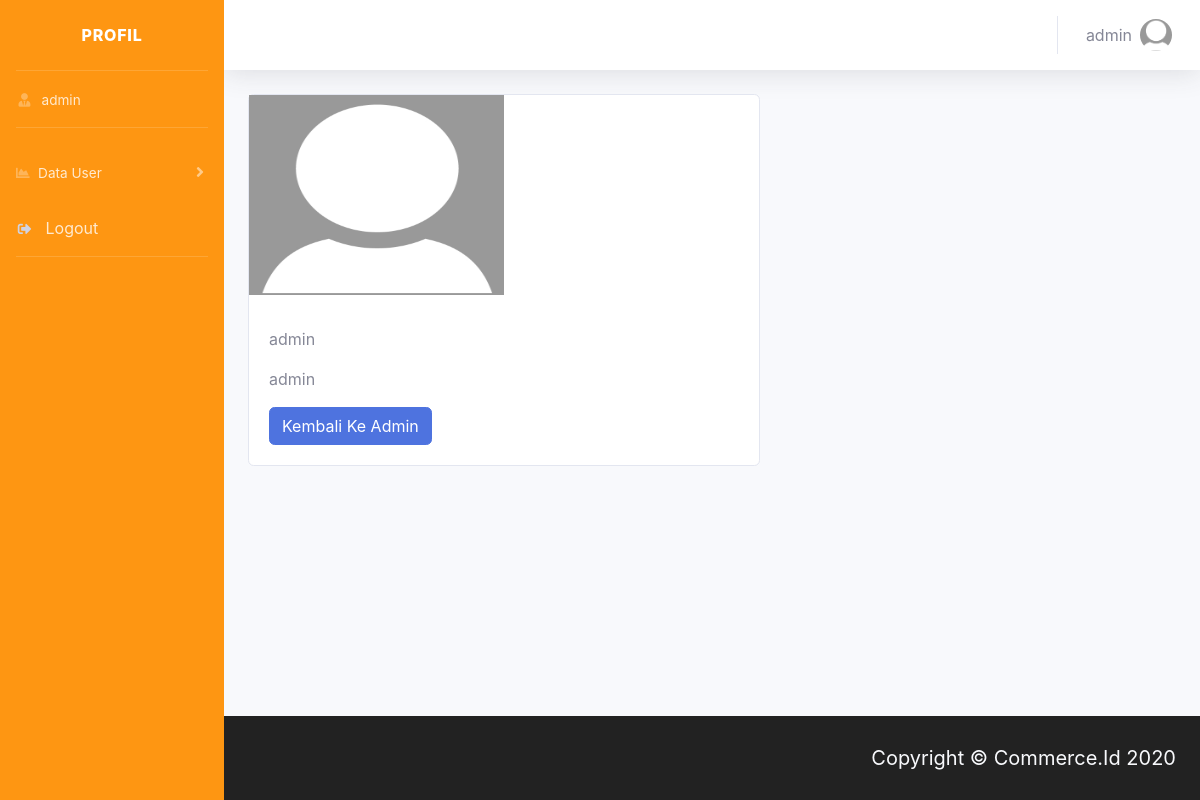
Page /php/template/profile.php (signed in) on the committed database.
### tables this page shows
CREATE TABLE `user` (
  `id` int(11) NOT NULL,
  `nama` varchar(225) NOT NULL,
  `email` varchar(225) NOT NULL,
  `password` varchar(225) NOT NULL,
  `image` varchar(225) NOT NULL,
  `role_id` int(11) NOT NULL,
  `address` text NOT NULL
);

### php/template/user.php (called while the page is built)
<?php
   include "../logic/logickoneksi.php";
   $email = $_SESSION['login'];
   $user = mysqli_query($conn,"SELECT * FROM user WHERE email = '$email'");
   $datauser = mysqli_fetch_assoc($user);
?>

### php/template/profile.php (the view, shortened to what this page needs)
<?php
    include "../template/templateheaderprofile.php";
    include "../template/templatesidebarprofile.php";
?>
    <div id="content-wrapper" class="d-flex flex-column">
      <?php
        include "../template/navbar.php";
      ?>
        <div class="container-fluid">
          <div class="card d-flex" style="width:512px;">
            <div class="card-title">
              <img src="../../img/profile/<?= $datauser['image'];?>" class="img-rounded-circle" style="width:50%;height:200px;">
            </div>
            <div class="card-body">
              <p><?= $datauser['nama']?></p>
              <p><?= $datauser['address']?></p>
              <?php if($datauser['role_id'] == 1) : ?>
                <a class="btn btn-primary" href="../admin/admin.php">Kembali Ke Admin</a>
              <?php endif; ?>
            </div>
          </div>
        </div>
        <div id="content"></div>
      <?php
      include "../template/footer.php";
      ?>
<?php
    include "../template/templatefooter.php";
?>

### php/template/templatesidebarprofile.php (shortened to what this page needs)
<?php
include "../template/user.php";
?>
<ul class="navbar-nav sidebar sidebar-dark accordion" id="accordionSidebar" style="background:#fe9612;">
<a class="sidebar-brand d-flex align-items-center justify-content-center" href="index.html">
    <div class="sidebar-brand-text mx-3">Profil</div>
</a>
<hr class="sidebar-divider my-0">
<li class="nav-item">
    <a class="nav-link" href="../template/profile.php">
    <i class="fas fa-fw fa-user-tie"></i>
    <span><?= $datauser['nama'];?></span></a>
</li>
<hr class="sidebar-divider">
<li class="nav-item">
    <a class="nav-link collapsed" href="#" data-toggle="collapse" data-target="#collapseUtilities" aria-expanded="true" aria-controls="collapseUtilities">
    <i class="fas fa-chart-area"></i>
    <span>Data User</span>
    </a>
</li>
<li class="nav-item">
    <a class="nav-link collapsed" href="#" data-toggle="modal" data-target="#logoutModal">
    <i class="fas fa-sign-out-alt fa-sm fa-fw mr-2 text-gray-400"></i>
    Logout
    </a>
</li>
<hr class="sidebar-divider d-none d-md-block">
</ul>

### php/template/navbar.php (shortened to what this page needs)
<nav class="navbar navbar-expand navbar-light bg-white topbar mb-4 static-top shadow">
  <ul class="navbar-nav">
  <li class="nav-item dropdown no-arrow">
    <a class="nav-link dropdown-toggle" href="#" id="userDropdown" role="button" data-toggle="dropdown" aria-haspopup="true" aria-expanded="false">
      <span class="mr-2 d-none d-lg-inline text-gray-600 "><?= $datauser['nama'];?></span>
      <img class="img-profile rounded-circle" src="../../img/profile/default.jpeg">
    </a>
  </li>
</ul>
</nav>

### rows in the picture
user: nama "admin", image (placeholder picture), address "admin"
